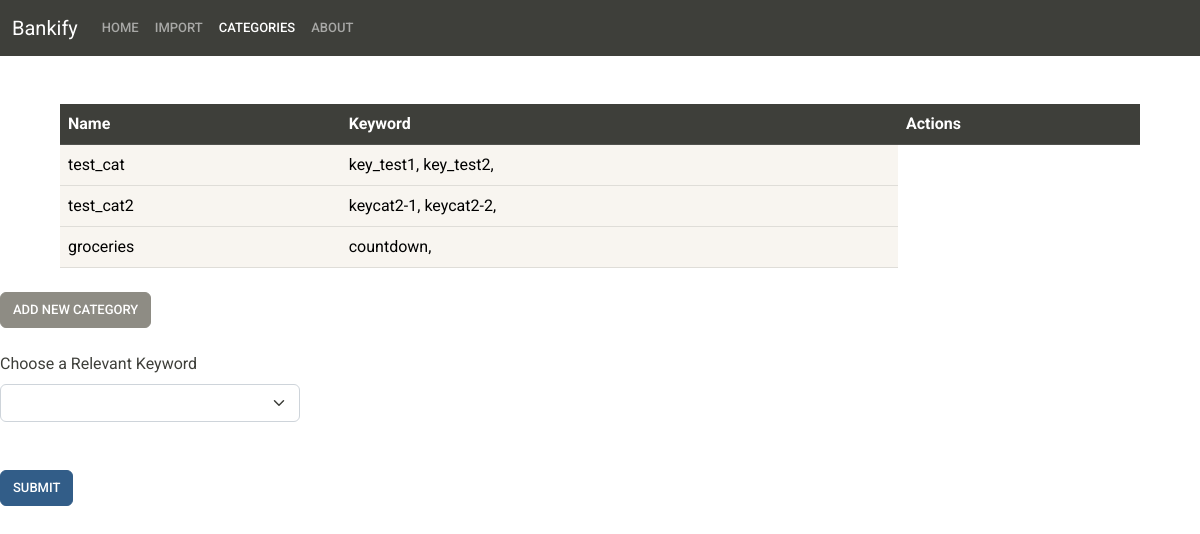
/categories/, run on an earlier commit of the app's database.
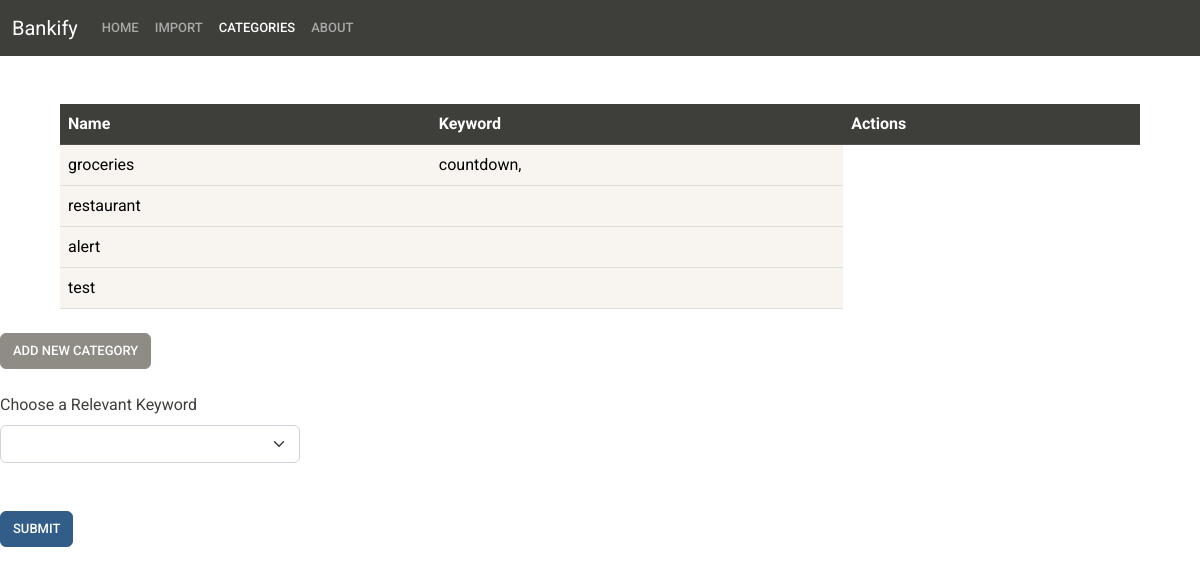
And on a later commit of the database.
### main/models.py (models this page shows, shortened)
class Categories(models.Model):
    name = models.CharField(max_length=50, unique=True)

class Keywords(models.Model):
    category = models.ForeignKey(Categories, on_delete=models.CASCADE)
    keyword = models.CharField(max_length=100)
    def __str__(self):
        return f'{self.keyword}'

### main/views.py (the view)
# urls.py: path("categories/", views.categories, name="categories"),
def categories(request):
    return render(request, 'main/categories.html', {
        'categories': Categories.objects.all(),
        'keywords': Keywords.objects.all()
        })

### main/templates/main/categories.html (shortened to what this page needs)
{% extends 'main/base.html' %}
{% block menu_navbar %}
<ul class="navbar-nav me-auto">
    <li class="nav-item">
      <a class="nav-link" href={% url 'index' %}>Home</a>
    </li>
    <li class="nav-item">
      <a class="nav-link" href={% url 'importcsv'%}>Import</a>
    </li>
    <li class="nav-item">
      <a class="nav-link active" href={%url 'categories'%}>Categories
    </li>
    <li class="nav-item">
      <a class="nav-link" href="#">About</a>
    </li>
</ul>
{%endblock menu_navbar%}
{% block content %}
<div class="container-fluid mt-5 w-auto ms-5 me-5" >
    {% if categories %}
    <table class="table table-hover">
        <thead>
            <tr class="table-dark">
                <th scope="col">Name</th>
                <th scope="col">Keyword</th>
                <th scope="col">Actions</th>
            </tr>
        </thead>
        <tbody>
            {% for category in categories %}
                <tr class="table-light">
                    <td>{{ category.name }}</td>
                    <td>
                        {% for keyword in keywords %}
                            {% if keyword.category == category%}
                                {{keyword}},
                            {% endif %}
                        {% endfor %}
                    </td>
                </tr>
            {% endfor %}
        </tbody>
    </table>
    {% else %}
    <div class="alert alert-dismissible alert-info m-5 w-25">
        <button type="button" class="btn-close" data-bs-dismiss="alert"></button>
        <strong>No records!</strong>
    </div>
    {% endif %}
</div>
<button type="submit" class="btn btn-secondary mt-2"  data-bs-toggle="modal" data-bs-target="#modaladdcat">Add New Category</button>
        <div class="form-group w-25">
            <label for="selectkeyword" class="form-label mt-4">Choose a Relevant Keyword</label>
            <select class="form-select" id="selectkeyword">
            </select>
            <button type="submit" class="btn btn-primary mt-5">Submit</button>
        </div>
{% endblock content %}

### main/templates/main/base.html (shortened to what this page needs)
{% load static %}
<!doctype html>
<html lang="en ">
    <head>
        <link href="{% static 'css/bootstrap.min.css' %}" rel="stylesheet">
    </head>
    <body class="d-flex flex-column min-vh-100">
        <nav class="navbar navbar-expand-lg navbar-dark bg-dark ">
            <div class="container-fluid">
                <a class="navbar-brand" href={% url 'index' %}>Bankify</a>
                <div class="collapse navbar-collapse" id="navbarColor02">
                    {% block menu_navbar %}
                    {% endblock menu_navbar %}
                </div>
            </div>
        </nav>
        <div id='content', name='content' >
                {% block content %}
                {% endblock %}
        </div>
    </body>
</html>

What changed in the data, as far as the page shows it:
removed Categories: name "test_cat"
removed Keywords: keyword "key_test1", shown under "test_cat"
removed Keywords: keyword "key_test2", shown under "test_cat"
removed Categories: name "test_cat2"
removed Keywords: keyword "keycat2-1", shown under "test_cat2"
removed Keywords: keyword "keycat2-2", shown under "test_cat2"
added Categories: name "restaurant"
added Categories: name "alert"
added Categories: name "test"
